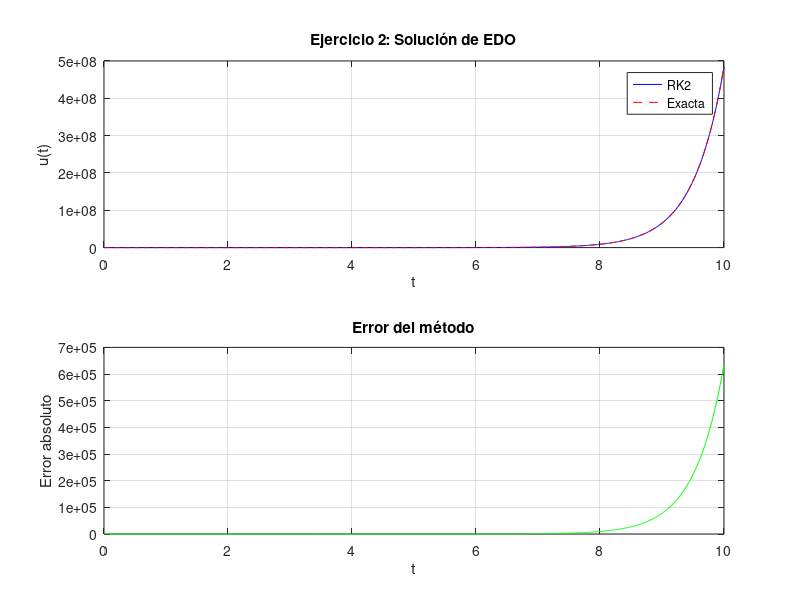
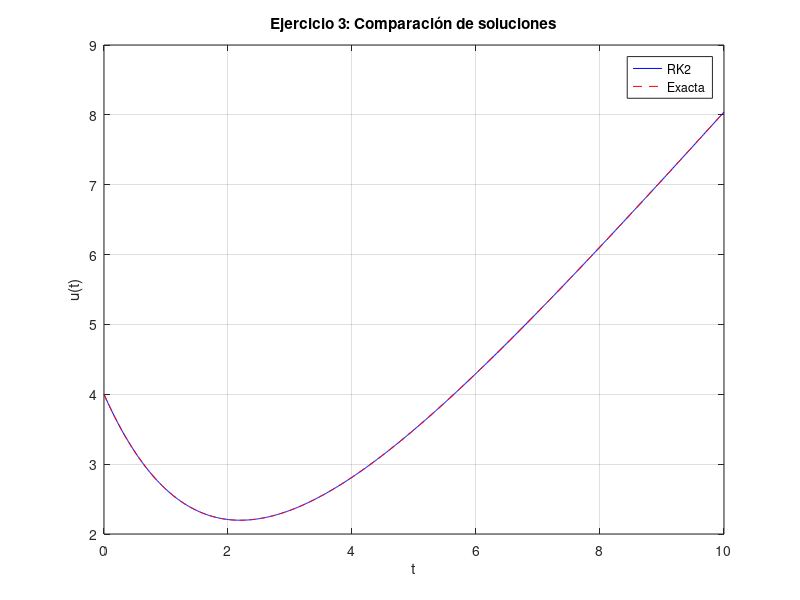

The MATLAB script that drew these images, in order: (Note: this script raises an error after producing the figures.)
% TP Runge-Kutta 2do Orden - Script completo

% Función principal para resolver todos los ejercicios
function tp_runge_kutta()
    fprintf('=== TP RUNGE-KUTTA 2DO ORDEN ===\n\n');
    
    % Ejercicio 2
    ejercicio2();
    
    % Ejercicio 3
    ejercicio3();
    
    % Ejercicio 4
    ejercicio4();
    
    % Ejercicio 7 (sistema)
    ejercicio7();
end

% Método RK2 general
function [t, y] = rk2(f, tspan, y0, dt, omega)
    t = tspan(1):dt:tspan(2);
    n = length(t);
    m = length(y0);
    y = zeros(m, n);
    y(:,1) = y0;
    
    for i = 1:n-1
        k1 = dt * f(t(i), y(:,i));
        yG = y(:,i) + k1/(2*omega);
        tG = t(i) + dt/(2*omega);
        k2 = dt * f(tG, yG);
        y(:,i+1) = y(:,i) + (1-omega)*k1 + omega*k2;
    end
end

% Ejercicio 2
function ejercicio2()
    fprintf('EJERCICIO 2:\n');
    f = @(t,u) 2*u - 2*t - 1;
    u_exact = @(t) exp(2*t) + t + 1;
    
    dt = 0.25;
    [t_mej, u_mej] = rk2(f, [0 0.5], 2, dt, 0.5);  % Euler Mejorado
    [t_mod, u_mod] = rk2(f, [0 0.5], 2, dt, 1.0);  % Euler Modificado
    
    fprintf('Euler Mejorado: u(0.5) = %.6f\n', u_mej(end));
    fprintf('Euler Modificado: u(0.5) = %.6f\n', u_mod(end));
    fprintf('Solución exacta: u(0.5) = %.6f\n', u_exact(0.5));
    fprintf('Error Mejorado: %.6f\n', abs(u_mej(end) - u_exact(0.5)));
    fprintf('Error Modificado: %.6f\n\n', abs(u_mod(end) - u_exact(0.5)));
    
    % Gráfica con dt fino
    [t_graf, u_graf] = rk2(f, [0 10], 2, 0.01, 0.5);
    t_ex = 0:0.01:10;
    
    figure(1);
    subplot(2,1,1);
    plot(t_graf, u_graf, 'b-', t_ex, u_exact(t_ex), 'r--');
    xlabel('t'); ylabel('u(t)');
    title('Ejercicio 2: Solución de EDO');
    legend('RK2', 'Exacta');
    grid on;
    
    subplot(2,1,2);
    plot(t_graf, abs(u_graf - u_exact(t_graf)), 'g-');
    xlabel('t'); ylabel('Error absoluto');
    title('Error del método');
    grid on;
end

% Ejercicio 3
function ejercicio3()
    fprintf('EJERCICIO 3:\n');
    f = @(t,u) -u/2 + t/2;
    u_exact = @(t) 6*exp(-t/2) - 2 + t;
    
    dt = 0.25;
    [t_mej, u_mej] = rk2(f, [0 0.5], 4, dt, 0.5);
    [t_mod, u_mod] = rk2(f, [0 0.5], 4, dt, 1.0);
    
    % Método de Euler simple para comparar
    [t_euler, u_euler] = euler_simple(f, [0 0.5], 4, dt);
    
    fprintf('RK2 Mejorado: u(0.5) = %.6f\n', u_mej(end));
    fprintf('RK2 Modificado: u(0.5) = %.6f\n', u_mod(end));
    fprintf('Euler simple: u(0.5) = %.6f\n', u_euler(end));
    fprintf('Exacta: u(0.5) = %.6f\n\n', u_exact(0.5));
    
    % Gráficas comparativas
    figure(2);
    dt_fino = 0.01;
    [t_fino, u_fino] = rk2(f, [0 10], 4, dt_fino, 0.5);
    t_ex = 0:0.01:10;
    
    plot(t_fino, u_fino, 'b-', t_ex, u_exact(t_ex), 'r--');
    xlabel('t'); ylabel('u(t)');
    title('Ejercicio 3: Comparación de soluciones');
    legend('RK2', 'Exacta');
    grid on;
end

% Ejercicio 4
function ejercicio4()
    fprintf('EJERCICIO 4:\n');
    f = @(t,y) -2*y + exp(-2*t);
    y_exact = @(t) 0.1*exp(-2*t) + t*exp(-2*t);
    
    dt = 0.2;
    [t, y] = rk2(f, [0 0.4], 0.1, dt, 0.5);
    
    fprintf('y(0.4) aproximado = %.6f\n', y(end));
    fprintf('y(0.4) exacto = %.6f\n', y_exact(0.4));
    fprintf('Error = %.6f\n\n', abs(y(end) - y_exact(0.4)));
    
    % Buscar dt para error < 1%
    y_max = max(abs(y_exact(0:0.01:6)));
    for dt_test = [0.1 0.05 0.02 0.01 0.005]
        [t_test, y_test] = rk2(f, [0 6], 0.1, dt_test, 0.5);
        t_exact_test = 0:dt_test:6;
        error_norm = max(abs(y_test - y_exact(t_exact_test)));
        fprintf('dt = %.3f -> Error norma inf = %.3f%% del máximo\n', ...
                dt_test, 100*error_norm/y_max);
    end
    fprintf('\n');
end

% Ejercicio 7 (Sistema)
function ejercicio7()
    fprintf('EJERCICIO 7 (Sistema):\n');
    A = [-10 4; -4 0];
    f = @(t, x) A*x;
    x0 = [5; 3];
    
    dt = 0.01;
    [t, x] = rk2(f, [0 0.02], x0, dt, 0.5);
    
    fprintf('Con dt=%.3f:\n', dt);
    fprintf('x1(0.01) = %.4f, x2(0.01) = %.4f\n', x(1,2), x(2,2));
    fprintf('x1(0.02) = %.4f, x2(0.02) = %.4f\n\n', x(1,3), x(2,3));
    
    % Solución para tiempo mayor
    [t_largo, x_largo] = rk2(f, [0 2], x0, 0.02, 0.5);
    
    figure(3);
    subplot(1,2,1);
    plot(t_largo, x_largo(1,:), 'b-', t_largo, x_largo(2,:), 'r-');
    xlabel('t'); ylabel('x(t)');
    title('Evolución temporal');
    legend('x1(t)', 'x2(t)');
    grid on;
    
    subplot(1,2,2);
    plot(x_largo(1,:), x_largo(2,:), 'g-');
    xlabel('x1'); ylabel('x2');
    title('Diagrama de fase');
    grid on;
end

% Método de Euler simple (para comparación)
function [t, y] = euler_simple(f, tspan, y0, dt)
    t = tspan(1):dt:tspan(2);
    n = length(t);
    y = zeros(size(y0,1), n);
    y(:,1) = y0;
    
    for i = 1:n-1
        y(:,i+1) = y(:,i) + dt * f(t(i), y(:,i));
    end
end

% Ejecutar el TP
tp_runge_kutta();